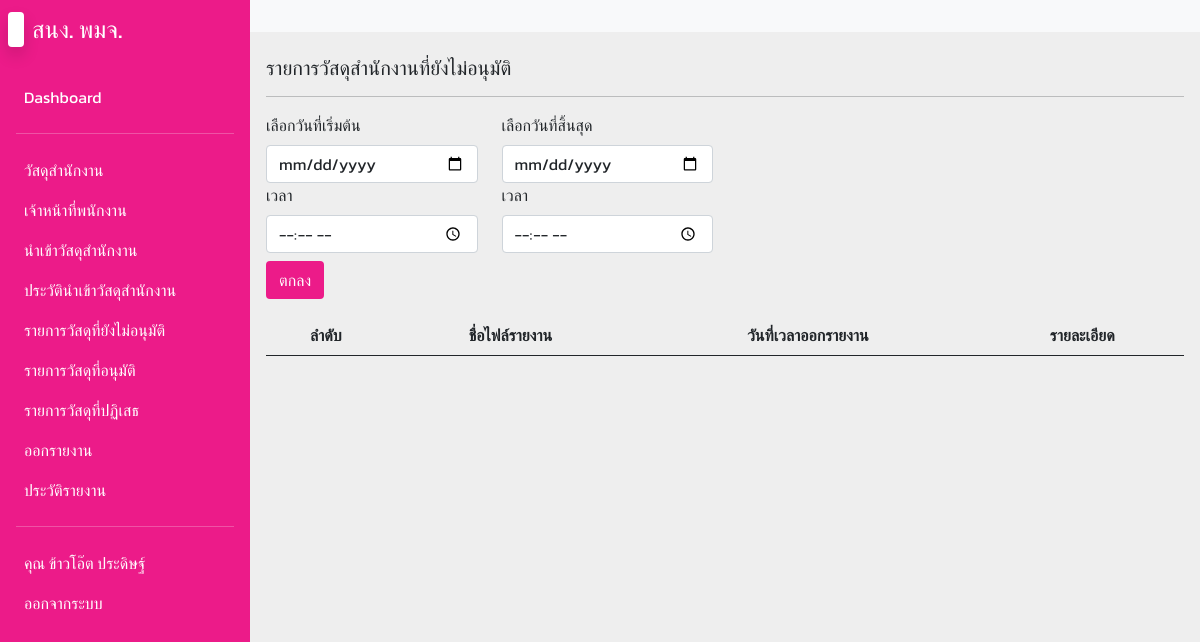
The page /reportHistory.php (signed in) on the database as committed earlier.
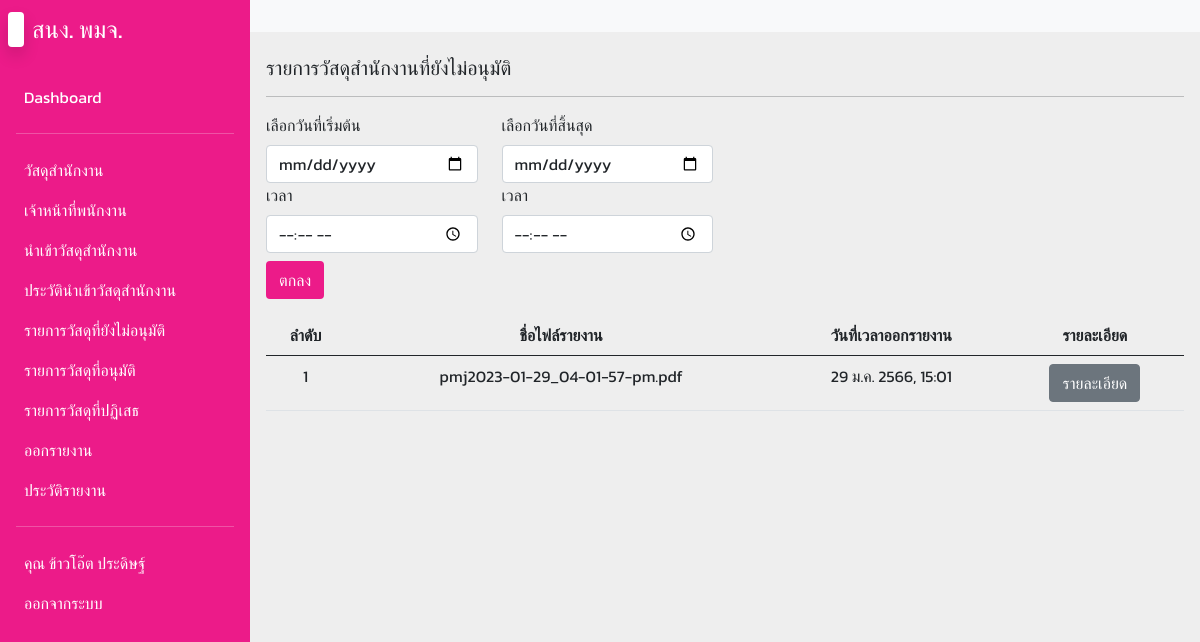
The same page on the database as committed later.
### tables this page shows
CREATE TABLE `reported` (
  `id` int(11) NOT NULL,
  `path` text NOT NULL,
  `report_datetime` timestamp NOT NULL DEFAULT current_timestamp()
);

### config/db.php (called while the page is built, shortened)
<?php
function DateThai($strDate) {
  $strYear = date("Y",strtotime($strDate))+543;
  $strMonth= date("n",strtotime($strDate));
  $strDay= date("j",strtotime($strDate));
  $strHour= date("H",strtotime($strDate));
  $strMinute= date("i",strtotime($strDate));
  $strMonthCut = Array("","ม.ค.","ก.พ.","มี.ค.","เม.ย.","พ.ค.","มิ.ย.","ก.ค.","ส.ค.","ก.ย.","ต.ค.","พ.ย.","ธ.ค.");
  $strMonthThai=$strMonthCut[$strMonth];
  return "$strDay $strMonthThai $strYear, $strHour:$strMinute";
}
?>

### reportHistory.php (the view, shortened to what this page needs)
<?php
include('config/db.php');
?>
<!DOCTYPE html>
<html lang="en">
<head>
  <link rel="stylesheet" href="css/bootstrap.min.css">
  <link rel="stylesheet" href="css/fonts.css">
  <link rel="stylesheet" href="css/styles.css">
  <link rel="stylesheet" href="css/jquery.dataTables.min.css">
  <link rel="stylesheet" href="css/all.min.css">
  <link rel="stylesheet" href="css/fontawesome.min.css">
</head>
<body>
  <div class="main-container d-flex">
    <div class="sidebar" id="side_nav">
      <div class="header-box px-2 pt-3 pb-4 d-flex justify-content-between">
        <h1 class="fs-4"><span class="bg-white text-dark rounded shadow px-2 me-2"></span><span class="text-white">สนง. พมจ.</span></h1>
      </div>
      <?php include('includes/menuSidebar.inc.php'); ?>
    </div>
    <div class="content">
      <nav class="navbar navbar-expand-md navbar-light bg-light">
        <div class="container-fluid">
          <div class="collapse navbar-collapse justify-content-end" id="navbarSupportedContent">
            <ul class="navbar-nav mb-2 mb-lg-0">
              <li class="nav-item">
                <a class="nav-link active" aria-current="page" href="#"></a>
              </li>
            </ul>
          </div>
        </div>
      </nav>
    <div class="dashboard-content px-3 pt-4">
      <h2 class="fs-5"> รายการวัสดุสำนักงานที่ยังไม่อนุมัติ</h2>
      <hr>
      <form action="reportHistory.php" method="POST">
      <div class="mb-3">
        <div class="row">
          <div class="col-md-3">
            <label class="form-label">เลือกวันที่เริ่มต้น</label>
            <input type="date" name="date_start" class="form-control">
            <label class="form-label">เวลา</label>
            <input type="time" name="time_start" class="form-control">
          </div>
          <div class="col-md-3">
            <label class="form-label">เลือกวันที่สิ้นสุด</label>
              <input type="date" name="date_end" class="form-control">
              <label class="form-label">เวลา</label>
              <input type="time" name="time_end" class="form-control">
          </div>
        </div>
        <button type="submit" class="btn btn-pmj mt-2" id="time_select" name="time_select">ตกลง</button>
      </div>
      </form>
     <table class="table table-hover" id="myTable">
      <thead>
        <th class="text-center">ลำดับ</th>
        <th class="text-center">ชื่อไฟล์รายงาน</th>
        <th class="text-center">วันที่เวลาออกรายงาน</th>
        <th class="text-center">รายละเอียด</th>
      </thead>
      <tbody>
          <?php
          $i = 0;
          if(isset($_POST['time_select'])) {
            $date_start = $_POST['date_start'];
            $time_start = $_POST['time_start'];
            $date_end = $_POST['date_end'];
            $time_end = $_POST['time_end'];
            if(empty($date_start) && empty($time_start) && empty($date_end) && empty($time_end)) {
              $sql = "SELECT * FROM `reported`";
            } else if(empty($time_start) && empty($time_end)) {
              $sql = "SELECT * FROM `reported` WHERE DATE(report_datetime) BETWEEN '$date_start' AND '$date_end'";
            } else {
              $sql = "SELECT * FROM `reported` WHERE report_datetime BETWEEN '$date_start $time_start' AND '$date_end $time_end'";
            }
          } else {
            $sql = "SELECT * FROM `reported`";
          }
          $query = mysqli_query($conn, $sql);
          while($row = mysqli_fetch_array($query)) {
            $i++;
          ?>
          <tr class="text-center">
            <td><?= $i; ?></td>
            <td><?= $row['path']; ?></td>
            <td><?= DateThai($row['report_datetime']); ?></td>
            <td>
              <a href="report/<?= $row['path']; ?>" target="_blank" class="btn btn-secondary">รายละเอียด</a>
            </td>
          </tr>
          <?php } ?>
        </tbody>
     </table>
    </div>
    <br><br><br>
  </div>
</body>
</html>

Rows that differ between the two databases and show on the page:
added reported: path "pmj2023-01-29_04-01-57-pm.pdf", report_datetime "29 ม.ค. 2566, 15:01"
